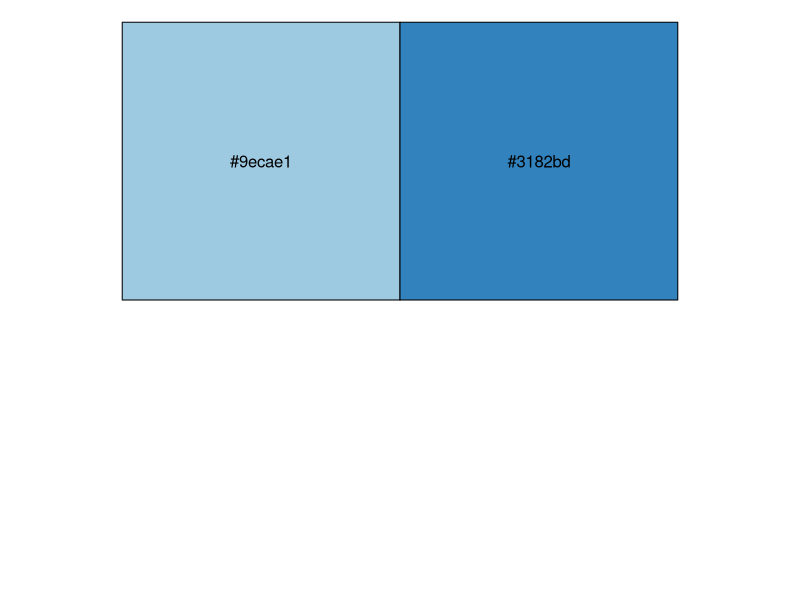
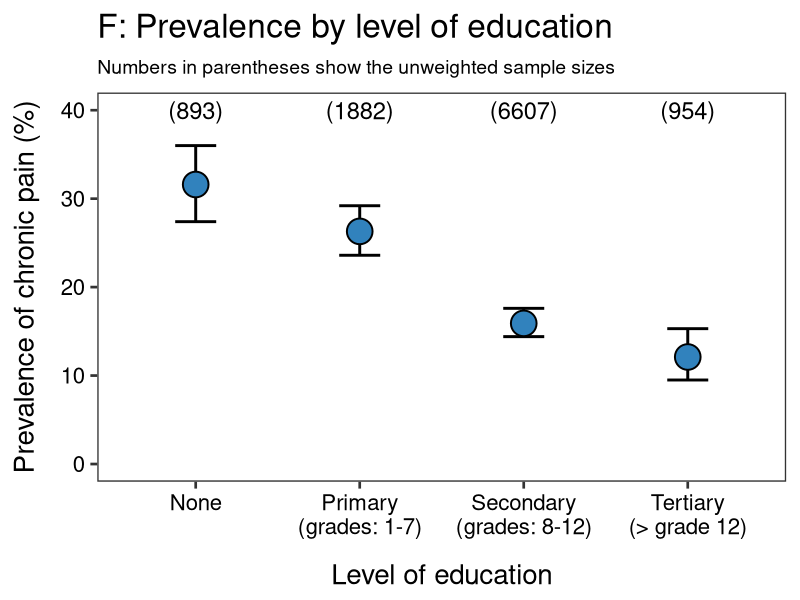

The R source for these figures, in order:
############################################################
#                                                          #
#                    Level of education                    #
#                                                          #
############################################################

# Load packages
library(tidyverse)
library(magrittr)

# Palettes
pal_za <- c('#9ecae1', '#3182bd')
scales::show_col(pal_za)

# Load data
data <- read_csv('data/education.csv')

# Glimpse
glimpse(data)

# Process data
data %<>%
    mutate(education = factor(education),
           education = fct_reorder(education,
                                   desc(estimate_chronic)))

# Plot
pp <- ggplot(data = data) +
    aes(x = education,
        y = estimate_chronic,
        ymin = ci.low_chronic,
        ymax = ci.high_chronic) +
    geom_errorbar(size = 1,
                  width = 0.25,
                  colour = '#000000') +
    geom_point(size = 8,
               shape = 21,
               stroke = 1,
               fill = pal_za[[2]],
               colour = '#000000') +
    geom_text(aes(y = 40,
                  label = paste0('(', unweighted_n, ')')),
              size = 6) +
    scale_x_discrete(labels = c('None',
                                'Primary\n(grades: 1-7)',
                                'Secondary\n(grades: 8-12)',
                                'Tertiary\n(> grade 12)')) +
    labs(title = 'F: Prevalence by level of education',
         subtitle = 'Numbers in parentheses show the unweighted sample sizes',
         x = 'Level of education',
         y = 'Prevalence of chronic pain (%)') +
    scale_y_continuous(limits = c(0, 40)) +
    theme_bw(base_size = 20) +
    theme(panel.grid = element_blank(),
          plot.subtitle = element_text(size = 14),
          axis.title.y = element_text(margin = margin(r = 1,
                                                      unit = 'lines')),
          axis.title.x = element_text(margin = margin(t = 1,
                                                      unit = 'lines')),
          axis.text.y = element_text(colour = '#000000'),
          axis.text.x = element_text(colour = '#000000'))

# Save
ggsave(filename = 'figures/supplement-1-F-education.png',
       plot = pp,
       height = 8,
       width = 8)
